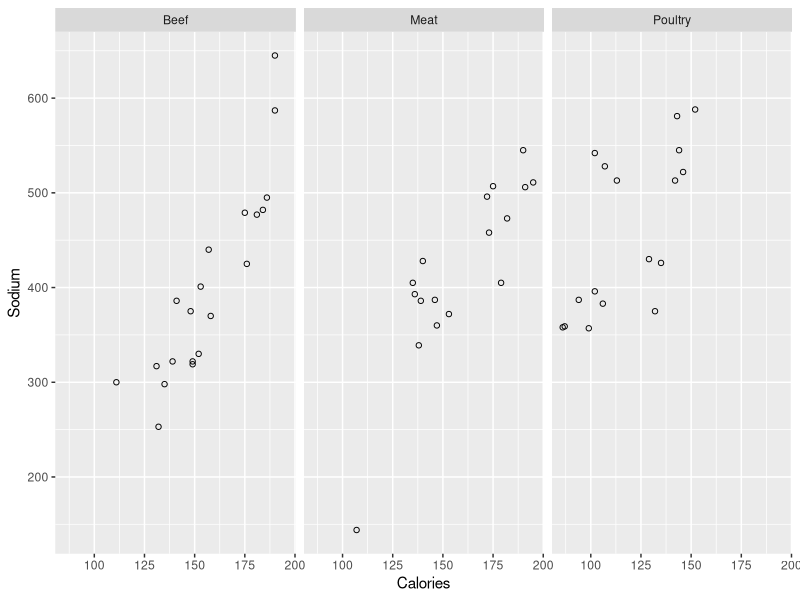

Here is the R script that generated this plot:
#!/usr/bin/env Rscript
#
# Invoke: RScript hotdog.R
# Output: Histogram of Calories vs Sodium for various hotdog types 
#
# Written for HW 2.12 in 
# Probability and Statistics for Computer Scientists by D.A. Forsyth (Sep 2014)

library(gdata)
data <- read.csv("hot-dogs.csv")

library(ggplot2)
plot <- ggplot(data, aes(x=Calories, y=Sodium)) + geom_point(shape=1)
plot <- plot + facet_grid(. ~ Type)
ggsave(plot, file="Hotdog-Histogram.png")
